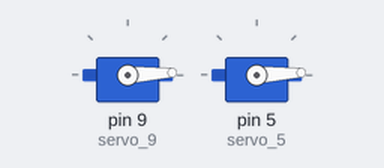
Bench run of a sketch on a simulated Arduino Uno, built with avr-gcc and run on an emulated ATmega328P. Shown: 2 × servo.

Above: at 0.05 s.
At 0.9 s:
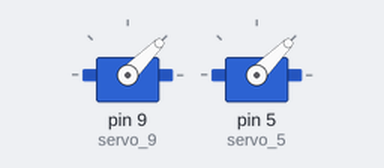
At 1.8 s:
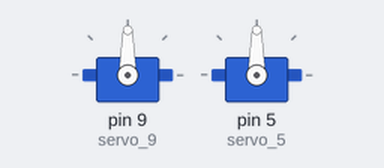
At 3.6 s:
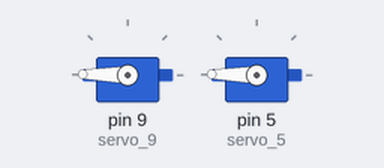
Timing chart, 0 to 8.4 s (numbered marks = the images above):
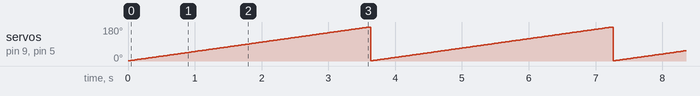

The sketch:

fabulous_inari_gogo1.ino
```cpp
#include <Servo.h>

int position = 0;

int i = 0;

int j = 0;

Servo servo_9;

Servo servo_5;

void setup()
{
  servo_9.attach(9);

  servo_5.attach(5);

}

void loop()
{
  position = 0;
  for (position = 1; position <= 179; position += 1) {
    servo_9.write(position);
    servo_5.write(position);
    delay(20); // Wait for 20 millisecond(s)
  }
  for (position = 179; position >= 1; position -= 1) {
    servo_9.write(position);
    servo_5.write(position);
  }
}
```

Measured:
- by itself, servo on pin 9 (servo_9), servo on pin 5 (servo_5): ramps from 1° to 179° and jumps back, once every 3.6 s
